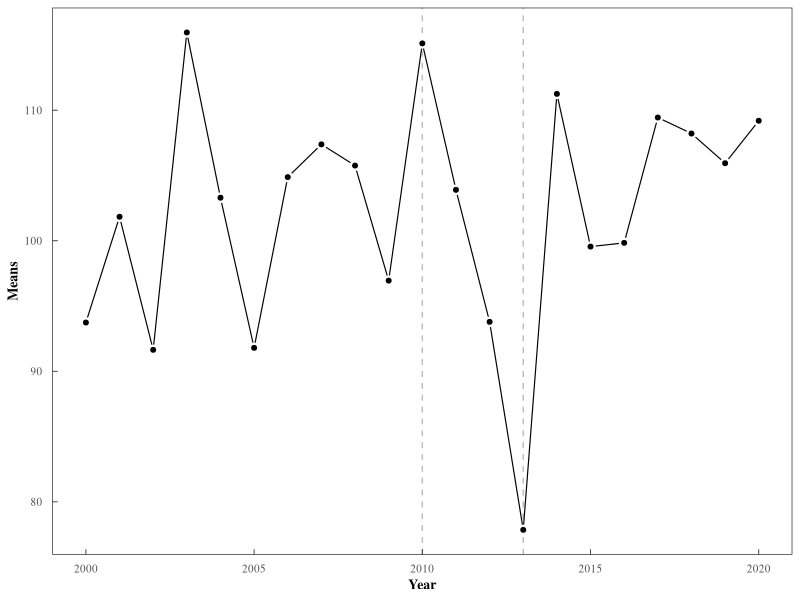
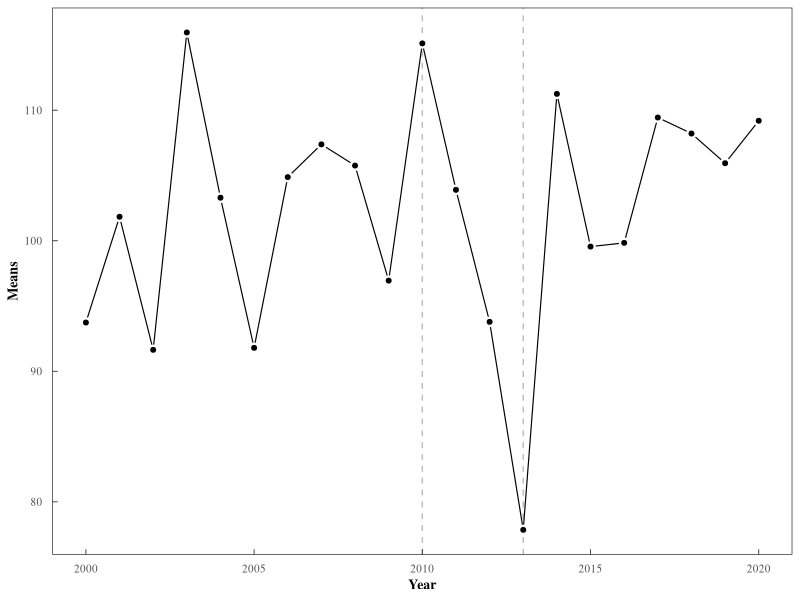

R code for these plots, in order:
###############################################################################
# ggplot2: Example of lineplot with inwards ticks.
# Also, using both points and lines as type="b" in base plot()
###############################################################################

# install.packages("ggplot2")
library(ggplot2)

# =============================================================================
# Create fake data
# =============================================================================
set.seed(1)
DF <- data.frame(year = c(2000:2020),
                 mean = rnorm(n=21, mean=100, sd=10))

# =============================================================================
# Function to return a desired sequence breaks along axes
# =============================================================================
my.breaks <- function(my.vector, step){
  my.min <- floor(min(my.vector))
  my.max <- ceiling(max(my.vector))
  my.seq <- seq(from = round(my.min/step)*step, 
                to   = round(my.max/step)*step,
                by   = step)
  return(my.seq)
}

# =============================================================================
# Plot
# =============================================================================
my_plot <- 
  ggplot(data = DF, 
         aes(x = year, 
             y = mean)) +
  # Add two vertical lines
  geom_vline(xintercept = c(2010,2013), 
             linetype = "dashed", 
             color = "gray", 
             lwd = .5) +
  # Add the "mean" lines which will connect the points
  geom_line(lwd = .4) +
  # Add the "mean" points.
  # Use "stroke" to adjust the white border thickness of the points 
  # in order to give the same effect as in base-r plot `type=b`
  geom_point(size   = 2, 
             shape  = 21, 
             fill   = "black", 
             colour = "white", 
             stroke = 1.2) +
  # Set axes titles and labels
  scale_x_continuous(name   = "Year", 
                     breaks = my.breaks(DF$year, step = 5)) +
  scale_y_continuous(name   = "Means", 
                     breaks = my.breaks(DF$mean, step = 10)) +
  # Theme without the default gray ggplot2 backgound
  theme_bw() +
  # Adjust some theme components
  theme(panel.grid = element_blank(), # eliminate default grids
        # Set font family for all text within the plot ("serif" should work as "Times New Roman")
        # note that this can be overridden with other adjustment functions below
        text = element_text(family = "serif"),
        # Adjust X-axis title
        axis.title.x = element_text(size = 10, face = "bold"),
        # Adjust X-axis labels; also adjust their position using margin (acts like a bounding box);
        # Using margin was needed because of the inwards placement of ticks
        # http://stackoverflow.com/questions/26367296/how-do-i-make-my-axis-ticks-face-inwards-in-ggplot2
        axis.text.x = element_text(size = 8, margin = unit(c(t = 2.5, r = 0, b = 0, l = 0), "mm")),
        # Adjust Y-axis title
        axis.title.y = element_text(size = 10, face = "bold"),
        # Adjust Y-axis labels
        axis.text.y = element_text(size = 8, margin = unit(c(t = 0, r = 2.5, b = 0, l = 0), "mm")),
        # Set length of tick marks - negative sign places ticks inwards
        axis.ticks.length = unit(-1.4, "mm"),
        # Set width of tick marks in mm
        axis.ticks = element_line(size = .3))

# Save as png
ggsave(filename = "gallery/lineplot_inwards_ticks_ggplot.png",
       plot = my_plot, 
       width = 10, height = 8, units = "cm", dpi = 150)
# Save as pdf
ggsave(filename = "gallery/lineplot_inwards_ticks_ggplot.pdf",
       plot = my_plot, 
       width = 10, height = 8, units = "cm")